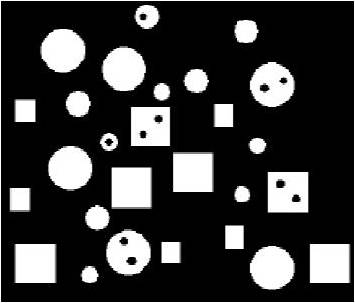
#> input picture Data/Picture1.jpg, 355 x 303 px, found by its file name
$ jupyter execute HoughCircle.ipynb
#> lines starting #> are read from the running program, lines starting #| are printed output that depends on the picture; after the words box and inside, x2 and y2 are one past the last pixel; in counts of white or black regions, pixels touching at a corner belong together
This Jupyter Notebook demonstrates the application of the Hough Transform for detecting circles in images. The project uses Python, OpenCV, and matplotlib.

[cell 1]
import cv2
import numpy as np
import matplotlib.pyplot as plt

# Read the image
image = cv2.imread('.\Data\Picture1.jpg', cv2.IMREAD_COLOR)  # Use color image for boundary drawing
#> image is the input picture: shape (303, 355, 3); min 0, max 255, mean 59.6

# Convert the image to grayscale for circle detection
gray = cv2.cvtColor(image, cv2.COLOR_BGR2GRAY)

# Apply GaussianBlur to reduce noise and help the HoughCircles function
blurred = cv2.GaussianBlur(gray, (9, 9), 2)
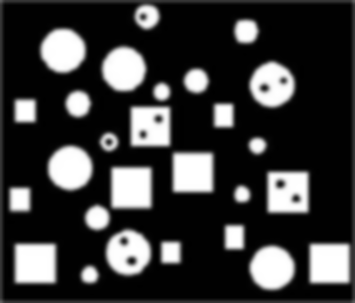
#> blurred: shape (303, 355); min 0, max 255, mean 58.4

# Use HoughCircles to detect circles in the image
circles = cv2.HoughCircles(
    blurred,
    cv2.HOUGH_GRADIENT,
    dp=1,  # Inverse ratio of accumulator resolution to image resolution
    minDist=50,  # Minimum distance between the centers of detected circles
    param1=50,  # Gradient value used in the edge detection
    param2=30,  # Accumulator threshold for circle detection
    minRadius=1,  # Minimum radius of the detected circle (adjusted for smaller circles)
    maxRadius=100  # Maximum radius of the detected circle
)
#> circles = [[70.5, 167.5, 21.8], [128.5, 252.5, 21.8], [272.5, 84.5, 21.8], [62.5, 50.5, 21.2], [124.5, 68.5, 21.8], [77.5, 103.5, 12.7], [271.5, 266.5, 20.7], [256.5, 145.5, 7.4], [195.5, 79.5, 11.8], [145.5, 15.5, 11]]

# If circles are found, draw a boundary around them on the original image
if circles is not None:
    circles = np.uint16(np.around(circles))
#> circles = [[70, 168, 22], [128, 252, 22], [272, 84, 22], [62, 50, 21], [124, 68, 22], [78, 104, 13], [272, 266, 21], [256, 146, 7], [196, 80, 12], [146, 16, 11]]
    for i in circles[0, :]:
        # Draw the boundary around the circle
        cv2.circle(image, (i[0], i[1]), i[2], (0, 255, 0), 2)
        # Draw the center of the circle
        cv2.circle(image, (i[0], i[1]), 2, (0, 0, 255), 3)
#> this loop made 10 passes
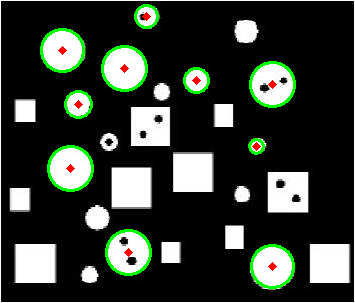
#> image: shape (303, 355, 3); 3.48% of pixels changed, all inside (x1, y1, x2, y2) = (40, 4, 296, 289)

# Display the result
plt.imshow(cv2.cvtColor(image, cv2.COLOR_BGR2RGB))  # Convert BGR to RGB for displaying with matplotlib
plt.show()
